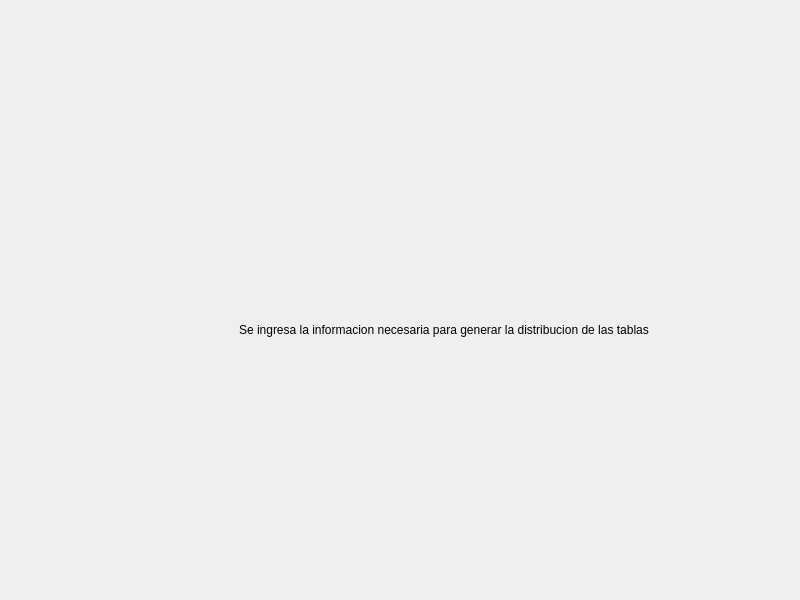
<?xml version="1.0" encoding="UTF-8"?>
<ui version="4.0">
 <class>MainWindow</class>
 <widget class="QMainWindow" name="MainWindow">
  <property name="geometry">
   <rect>
    <x>0</x>
    <y>0</y>
    <width>800</width>
    <height>600</height>
   </rect>
  </property>
  <property name="minimumSize">
   <size>
    <width>800</width>
    <height>600</height>
   </size>
  </property>
  <property name="maximumSize">
   <size>
    <width>1400</width>
    <height>900</height>
   </size>
  </property>
  <property name="windowTitle">
   <string>MainWindow</string>
  </property>
  <widget class="QWidget" name="centralwidget">
   <layout class="QGridLayout" name="gridLayout_2">
    <item row="0" column="0">
     <layout class="QGridLayout" name="gridLayout">
      <item row="0" column="0">
       <widget class="QStackedWidget" name="stackedWidget">
        <widget class="QWidget" name="form1Tablas">
         <widget class="QLabel" name="label">
          <property name="geometry">
           <rect>
            <x>230</x>
            <y>240</y>
            <width>471</width>
            <height>161</height>
           </rect>
          </property>
          <property name="text">
           <string>Se ingresa la informacion necesaria para generar la distribucion de las tablas</string>
          </property>
         </widget>
        </widget>
        <widget class="QWidget" name="seleccionarImagenes">
         <widget class="QLabel" name="label_2">
          <property name="geometry">
           <rect>
            <x>100</x>
            <y>290</y>
            <width>551</width>
            <height>81</height>
           </rect>
          </property>
          <property name="text">
           <string>Permite seleccionar las imagenes define el nombre de las tarjetas y el numero que tendran</string>
          </property>
         </widget>
        </widget>
        <widget class="QWidget" name="caracteristicasCartas">
         <widget class="QLabel" name="label_3">
          <property name="geometry">
           <rect>
            <x>230</x>
            <y>180</y>
            <width>271</width>
            <height>61</height>
           </rect>
          </property>
          <property name="text">
           <string>Define las caracteristicas de las tarjetas</string>
          </property>
         </widget>
        </widget>
        <widget class="QWidget" name="cargaCartas">
         <widget class="QLabel" name="label_4">
          <property name="geometry">
           <rect>
            <x>60</x>
            <y>260</y>
            <width>401</width>
            <height>51</height>
           </rect>
          </property>
          <property name="text">
           <string>Muestra el porcentaje de carga del procesamiento de la imagenes</string>
          </property>
         </widget>
        </widget>
        <widget class="QWidget" name="form2Tablas">
         <widget class="QLabel" name="label_5">
          <property name="geometry">
           <rect>
            <x>270</x>
            <y>210</y>
            <width>291</width>
            <height>51</height>
           </rect>
          </property>
          <property name="text">
           <string>Define los ajustes finales de la salida del archivo</string>
          </property>
         </widget>
        </widget>
        <widget class="QWidget" name="cargaFinal">
         <widget class="QLabel" name="label_6">
          <property name="geometry">
           <rect>
            <x>230</x>
            <y>270</y>
            <width>341</width>
            <height>16</height>
           </rect>
          </property>
          <property name="text">
           <string>muestra procentaje de carga la salida del archivo final</string>
          </property>
         </widget>
        </widget>
       </widget>
      </item>
     </layout>
    </item>
   </layout>
  </widget>
 </widget>
 <resources/>
 <connections/>
</ui>
